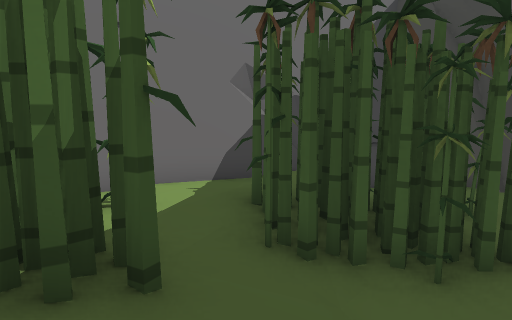
View 1 (above)

24 first-person views from a walk through a 3-D level made in the Unity game engine. The camera is 1.2 m above the floor, tilts 8° down and sees 75° across. The floor is counted in squares, 1 m on a side. Each view is taken from the middle of a square. On the plan, view 1 faces up. The plan holds only what a view shows up to about 14 squares ahead; the rest is blank. The place goes on beyond the plan. Some animated figures are left out. Some surface patterns are stand-ins.

View 2
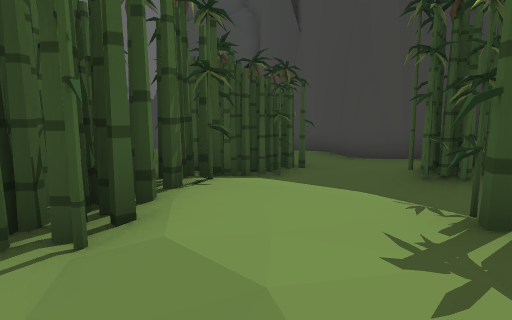

View 3
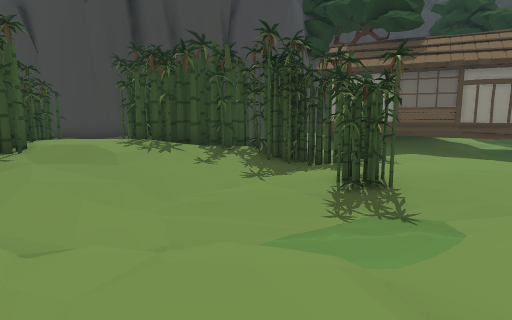

View 4
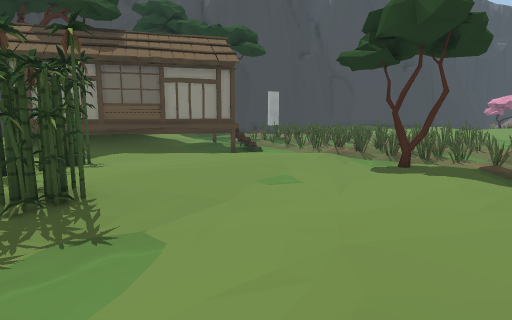

View 5
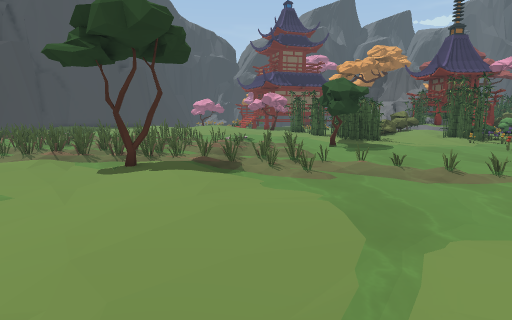

View 6
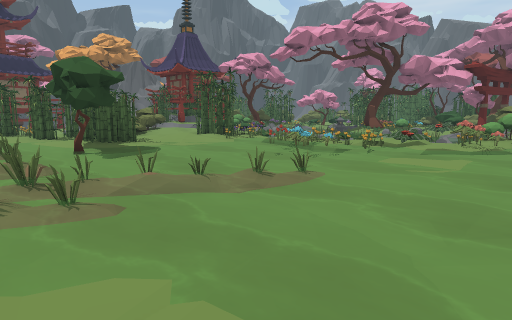

View 7
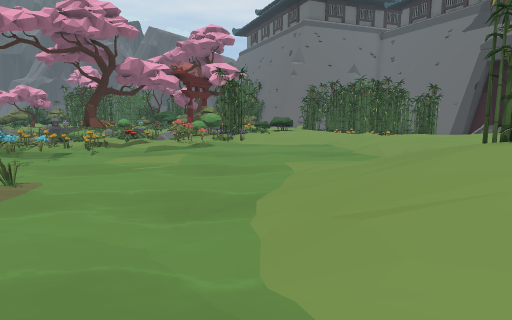

View 8
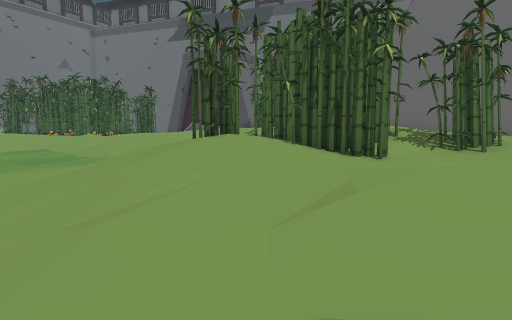

View 9
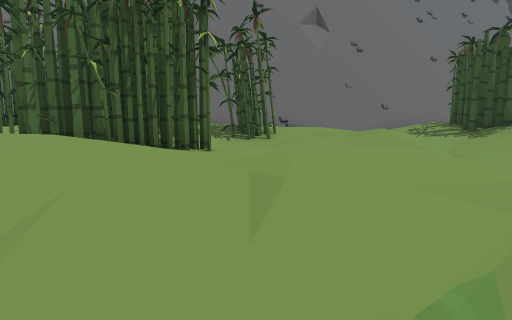

View 10
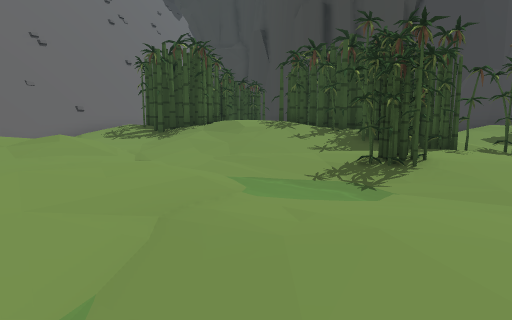

View 11
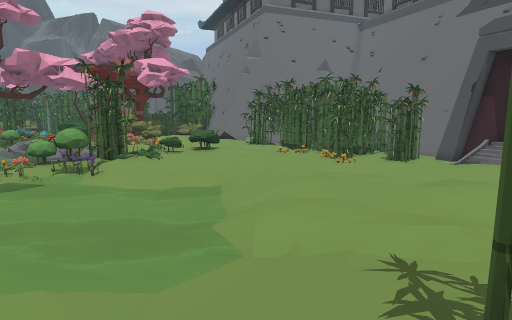

View 12
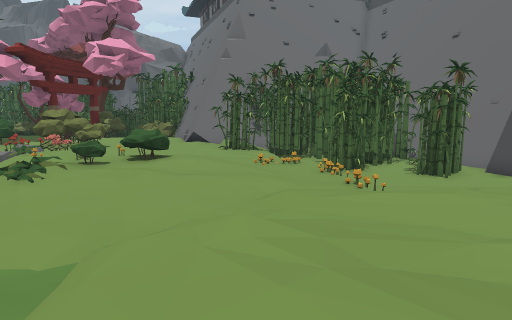

View 13
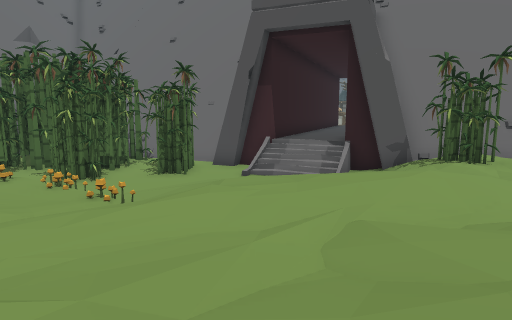

View 14
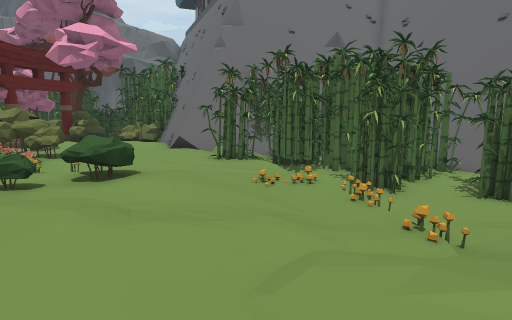

View 15
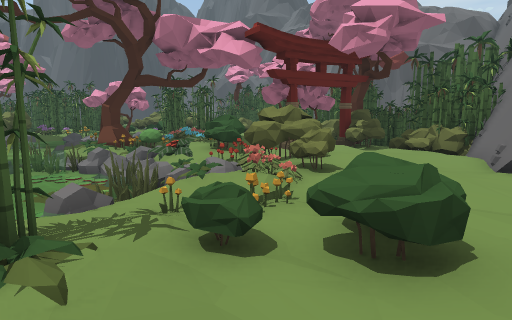

View 16
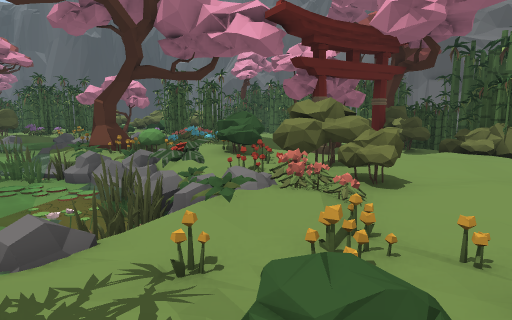

View 17
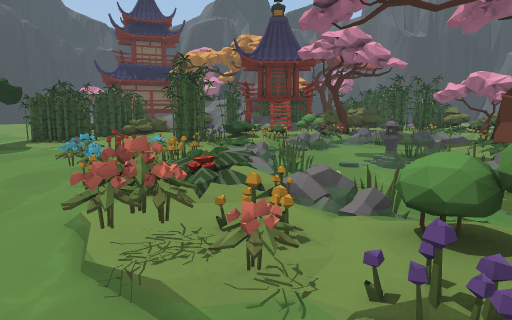

View 18
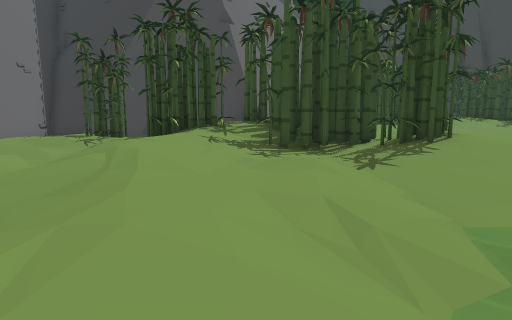

View 19
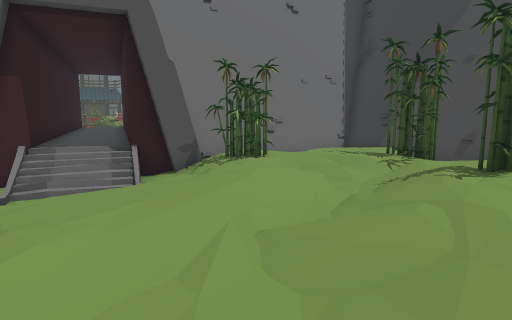

View 20
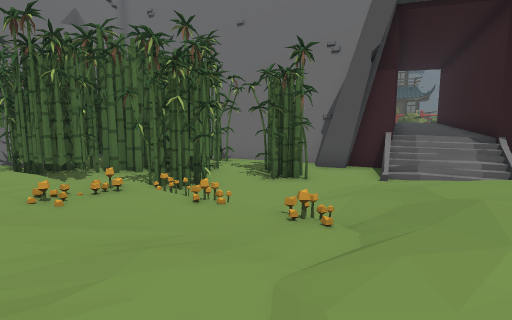

View 21
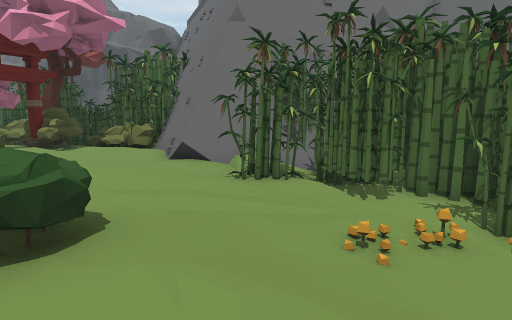

View 22
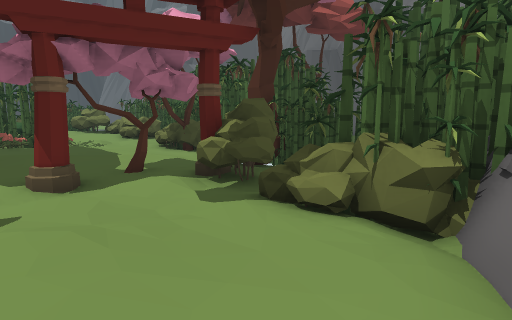

View 23
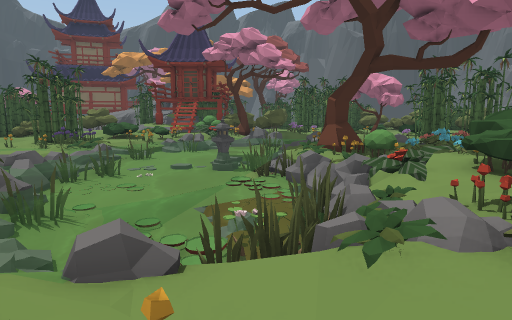

View 24
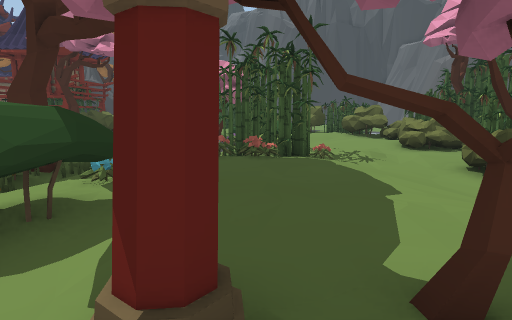

### Floor plan
Key: @ floor where view 1 was taken; # wall or solid block; x gap in a wall; . main floor; : floor 0.25 m higher than the main floor; - floor 0.25 m lower than the main floor; + floor 0.5 m higher than the main floor; _ floor 0.5 m lower than the main floor; * floor 0.75 m higher than the main floor; / step, stairs or slope; = window, fence, low wall or low ledge; ~ water the walk can cross; ≈ water the walk keeps out of; T tree; B bush; F flower; P plant; L lantern; O other object.
Columns run from 43 left of view 1 to 4 right of it. Each row starts with its distance up from view 1.
 10              #
  9            #+##     #####
  8            #++#   ####/##                 #####
  7            ##+## ##=. .:##              ####=
  6             #++###OO/  /##              #=  OO
  5             ##=###OO:: OO#         ###   O+OOOOO
  4          #####.////O.:/OO##     #####/ OOOOOOOO
  3       ####=##=/////////O/ #  #####= //OOOOOOOOO=
  2      ###O_OO___//////./// #####=    ./OOOOO/:::#
  1        OO_OOO__///::///OOO###= O+   ../OOOO/::/#
  0       OOOOOOO_////:/./+OOOOOOOOO+++ /.///**@/OO#
 -1     OOOOOOOO___//...//+//OOOOOOO/++/.////*OO:OO
 -2      OOOOOOO___//...///::OOOOO.::://..///*OOOO
 -3     #OOOO/_//O-O/.../:::..OOOOO:::....///OOOOO
 -4     ##OOO///---.....:::::/OOOOO::::/-..//OOOOO
 -5     #OOOO--/-....-/::::///OOO+:::::/--../OOOO
 -6     ## OO-......../////////+++:::///~-...OOO   #
 -7     ##=-O-.....:...~~~~~/////::///.-~~OOOOOO .:=
 -8    ####....BBB.:/..~~~~~-.////.//-..--.O:OOOO..#
 -9  ####......BBB.....-~~~~---///./-....-..:..OO  #
-10 ##B.......-//O.P...~~~~~~~~~~/~~-....-........##
-11 OOB/.:..B.//./OPO/≈~~~~~~~~~~~~~-....--.......#
-12 OOB/.::BBF   -OBBOF≈~~~~~~~~~~~~--..--~-.....##
-13  BB...BBBFFP .≈BBBFF~~~--~~~~~~~~-..----.....#
-14 BBB...BBBBPPPP≈≈≈--F≈~~--~~~~~~~~~..---....-##
-15 TB#.-----OPPP≈≈≈P≈PP~~~~~~≈O~~~~~~~----...-~#
-16 TBTT#..B   ≈≈≈≈PP≈PP O~~~~~≈~≈~≈O~~--T~/.-~
-17  .....BBB PP≈≈≈≈≈≈OOO~~~~~~~~≈≈≈≈~≈≈T~~~~~~
-18  ...:.BBPP≈≈≈≈≈≈≈≈OPP≈F~~~~~~~≈OOO≈≈≈≈≈~≈≈~
-19  ....:FFBOO≈≈≈≈≈≈O≈PO~FF~~~~~~~~~OOO≈≈≈≈=#x≈
-20  -...OOFBOPPP≈≈≈OO≈ OOO~~~~~~~~~~~~OO#≈≈≈≈≈≈
-21  -....FFOTPPO≈≈≈O~≈  ~~ ~~~~~~~≈≈  ≈≈≈
-22  .FFFF   TP≈OL≈≈~~≈- ≈   -~~TT~~   ≈≈
-23  .FFFFF    ≈≈≈≈≈~OP~O≈-   --~T~~
-24    OOO     OO≈≈~~~  .OO   OOOT~≈

Positions as (right, up) in squares from view 1, and headings:
1: (0, 0), facing up
2: (-4, -2), facing up-right
3: (-11, -5), facing right
4: (-10, -6), facing down-right
5: (-10, -6), facing down
6: (-10, -10), facing down-left
7: (-10, -10), facing left
8: (-10, -10), facing up-left
9: (-12, -10), facing up
10: (-11, -10), facing up-right
11: (-16, -6), facing left
12: (-21, -5), facing left
13: (-22, -5), facing up-left
14: (-24, -5), facing left
15: (-28, -7), facing down-left
16: (-29, -9), facing down-left
17: (-25, -10), facing down
18: (-24, -7), facing up-right
19: (-24, -5), facing up
20: (-26, -6), facing up-left
21: (-28, -6), facing left
22: (-37, -9), facing down-left
23: (-31, -10), facing down
24: (-39, -14), facing down
